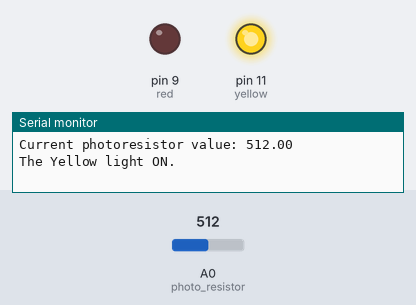
Bench run of a sketch on a simulated Arduino Uno, built with avr-gcc and run on an emulated ATmega328P. Parts: output pins drawn as LEDs (lit = HIGH), the last lines printed to the serial monitor. The test bench sets the inputs (shaded band); at power-on: A0 (photo_resistor) = 512.

Above: at 2.5 s.
At 5.12 s:
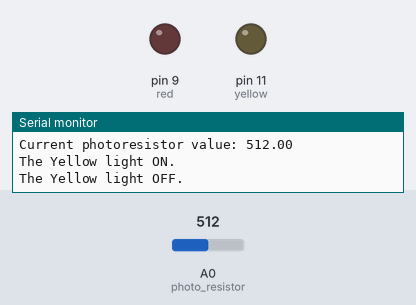
Timing chart, 0 to 6.7 s (numbered marks = the images above):
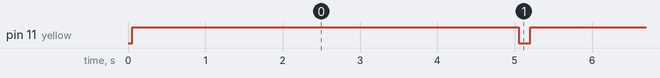

The sketch:

Dark_Light_mode.ino
```cpp
#define yellow 11
#define red 9
#define photo_resistor A0

void setup() {
  pinMode(yellow, OUTPUT);
  pinMode(red, OUTPUT);
  pinMode(photo_resistor, INPUT);
  Serial.begin(9600);
}

void loop() {
  float light_value = 0.0;

  for (int i = 0; i < 10; i++) {
    light_value += analogRead(photo_resistor);
    delay(5);
  }
  light_value = light_value / 10.0;

  Serial.print("Current photoresistor value: ");
  Serial.println(light_value);

  if (light_value >= 1023.0 / 2.0) {
    digitalWrite(yellow, HIGH);
    digitalWrite(red, LOW);
    Serial.println("The Yellow light ON.");
    delay(5000);
    digitalWrite(yellow, LOW);
    Serial.println("The Yellow light OFF.");
  } else {
    digitalWrite(red, HIGH);
    digitalWrite(yellow, LOW);
    Serial.println("The Red light ON.");
    delay(5000);
    digitalWrite(red, LOW);
    Serial.println("The Red light OFF.");
  }
  Serial.println("");
  delay(100);
}
```

Measured:
- by itself, pin 11 (yellow): alternates HIGH for 5.0 s and LOW for 0.15 s
